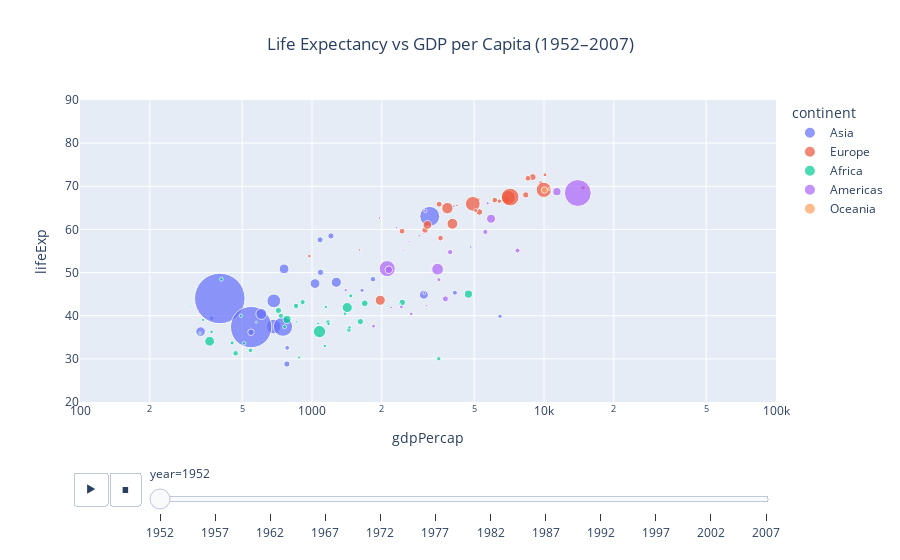

Source (notebook cell):
### Markdown cell above
## 🎞️ 2️⃣ Animated Visualizations with Plotly

You can easily add an animation dimension to show how countries’ development changes over time.

### Code cell
# 🎬 Plotly animated scatter plot
fig = px.scatter(
    df,
    x="gdpPercap",
    y="lifeExp",
    animation_frame="year",
    animation_group="country",
    size="pop",
    color="continent",
    hover_name="country",
    log_x=True,
    size_max=55,
    range_x=[100, 100000],
    range_y=[20, 90],
    title="Life Expectancy vs GDP per Capita (1952–2007)"
)
fig.update_layout(title_x=0.5)
fig.show()

### Figure 1 — Plotly figure (JSON) as saved in the notebook; plotly's stock layout.template omitted (floating-point values rounded to 4 significant figures)
{"data": [{"hovertemplate": "<b>%{hovertext}</b><br><br>continent=Asia<br>year=1952<br>gdpPercap=%{x}<br>lifeExp=%{y}<br>pop=%{marker.size}<extra></extra>", "hovertext": ["Afghanistan", "Bahrain", "Bangladesh", "Cambodia", "China", "Hong Kong, China", "India", "Indonesia", "Iran", "Iraq", "Israel", "Japan", "Jordan", "Korea, Dem. Rep.", "Korea, Rep.", "Kuwait", "Lebanon", "Malaysia", "Mongolia", "Myanmar", "Nepal", "Oman", "Pakistan", "Philippines", "Saudi Arabia", "Singapore", "Sri Lanka", "Syria", "Taiwan", "Thailand", "Vietnam", "West Bank and Gaza", "Yemen, Rep."], "ids": ["Afghanistan", "Bahrain", "Bangladesh", "Cambodia", "China", "Hong Kong, China", "India", "Indonesia", "Iran", "Iraq", "Israel", "Japan", "Jordan", "Korea, Dem. Rep.", "Korea, Rep.", "Kuwait", "Lebanon", "Malaysia", "Mongolia", "Myanmar", "Nepal", "Oman", "Pakistan", "Philippines", "Saudi Arabia", "Singapore", "Sri Lanka", "Syria", "Taiwan", "Thailand", "Vietnam", "West Bank and Gaza", "Yemen, Rep."], "legendgroup": "Asia", "marker": {"color": "#636efa", "size": [8425333, 120447, 46886859, 4693836, 556263527, 2125900, 372000000, 82052000, 17272000, 5441766, 1620914, 86459025, 607914, 8865488, 20947571, 160000, 1439529, 6748378, 800663, 20092996, 9182536, 507833, 41346560, 22438691, 4005677, 1127000, 7982342, 3661549, 8550362, 21289402, 26246839, 1030585, 4963829], "sizemode": "area", "sizeref": 435900.0, "symbol": "circle"}, "mode": "markers", "name": "Asia", "orientation": "v", "showlegend": true, "type": "scatter", "x": [779.4, 9867.0, 684.2, 368.5, 400.4, 3054.0, 546.6, 749.7, 3035.0, 4130.0, 4087.0, 3217.0, 1547.0, 1088.0, 1031.0, 108400.0, 4835.0, 1831.0, 786.6, 331.0, 545.9, 1828.0, 684.6, 1273.0, 6460.0, 2315.0, 1084.0, 1643.0, 1207.0, 757.8, 605.1, 1516.0, 781.7], "xaxis": "x", "y": [28.8, 50.94, 37.48, 39.42, 44.0, 60.96, 37.37, 37.47, 44.87, 45.32, 65.39, 63.03, 43.16, 50.06, 47.45, 55.56, 55.93, 48.46, 42.24, 36.32, 36.16, 37.58, 43.44, 47.75, 39.88, 60.4, 57.59, 45.88, 58.5, 50.85, 40.41, 43.16, 32.55], "yaxis": "y"}, {"hovertemplate": "<b>%{hovertext}</b><br><br>continent=Europe<br>year=1952<br>gdpPercap=%{x}<br>lifeExp=%{y}<br>pop=%{marker.size}<extra></extra>", "hovertext": ["Albania", "Austria", "Belgium", "Bosnia and Herzegovina", "Bulgaria", "Croatia", "Czech Republic", "Denmark", "Finland", "France", "Germany", "Greece", "Hungary", "Iceland", "Ireland", "Italy", "Montenegro", "Netherlands", "Norway", "Poland", "Portugal", "Romania", "Serbia", "Slovak Republic", "Slovenia", "Spain", "Sweden", "Switzerland", "Turkey", "United Kingdom"], "ids": ["Albania", "Austria", "Belgium", "Bosnia and Herzegovina", "Bulgaria", "Croatia", "Czech Republic", "Denmark", "Finland", "France", "Germany", "Greece", "Hungary", "Iceland", "Ireland", "Italy", "Montenegro", "Netherlands", "Norway", "Poland", "Portugal", "Romania", "Serbia", "Slovak Republic", "Slovenia", "Spain", "Sweden", "Switzerland", "Turkey", "United Kingdom"], "legendgroup": "Europe", "marker": {"color": "#EF553B", "size": [1282697, 6927772, 8730405, 2791000, 7274900, 3882229, 9125183, 4334000, 4090500, 42459667, 69145952, 7733250, 9504000, 147962, 2952156, 47666000, 413834, 10381988, 3327728, 25730551, 8526050, 16630000, 6860147, 3558137, 1489518, 28549870, 7124673, 4815000, 22235677, 50430000], "sizemode": "area", "sizeref": 435900.0, "symbol": "circle"}, "mode": "markers", "name": "Europe", "orientation": "v", "showlegend": true, "type": "scatter", "x": [1601.0, 6137.0, 8343.0, 973.5, 2444.0, 3119.0, 6876.0, 9692.0, 6425.0, 7030.0, 7144.0, 3531.0, 5264.0, 7268.0, 5210.0, 4931.0, 2648.0, 8942.0, 10100.0, 4029.0, 3068.0, 3145.0, 3581.0, 5075.0, 4215.0, 3834.0, 8528.0, 14730.0, 1969.0, 9980.0], "xaxis": "x", "y": [55.23, 66.8, 68.0, 53.82, 59.6, 61.21, 66.87, 70.78, 66.55, 67.41, 67.5, 65.86, 64.03, 72.49, 66.91, 65.94, 59.16, 72.13, 72.67, 61.31, 59.82, 61.05, 58.0, 64.36, 65.57, 64.94, 71.86, 69.62, 43.59, 69.18], "yaxis": "y"}, {"hovertemplate": "<b>%{hovertext}</b><br><br>continent=Africa<br>year=1952<br>gdpPercap=%{x}<br>lifeExp=%{y}<br>pop=%{marker.size}<extra></extra>", "hovertext": ["Algeria", "Angola", "Benin", "Botswana", "Burkina Faso", "Burundi", "Cameroon", "Central African Republic", "Chad", "Comoros", "Congo, Dem. Rep.", "Congo, Rep.", "Cote d'Ivoire", "Djibouti", "Egypt", "Equatorial Guinea", "Eritrea", "Ethiopia", "Gabon", "Gambia", "Ghana", "Guinea", "Guinea-Bissau", "Kenya", "Lesotho", "Liberia", "Libya", "Madagascar", "Malawi", "Mali", "Mauritania", "Mauritius", "Morocco", "Mozambique", "Namibia", "Niger", "Nigeria", "Reunion", "Rwanda", "Sao Tome and Principe", "Senegal", "Sierra Leone", "Somalia", "South Africa", "Sudan", "Swaziland", "Tanzania", "Togo", "Tunisia", "Uganda", "Zambia", "Zimbabwe"], "ids": ["Algeria", "Angola", "Benin", "Botswana", "Burkina Faso", "Burundi", "Cameroon", "Central African Republic", "Chad", "Comoros", "Congo, Dem. Rep.", "Congo, Rep.", "Cote d'Ivoire", "Djibouti", "Egypt", "Equatorial Guinea", "Eritrea", "Ethiopia", "Gabon", "Gambia", "Ghana", "Guinea", "Guinea-Bissau", "Kenya", "Lesotho", "Liberia", "Libya", "Madagascar", "Malawi", "Mali", "Mauritania", "Mauritius", "Morocco", "Mozambique", "Namibia", "Niger", "Nigeria", "Reunion", "Rwanda", "Sao Tome and Principe", "Senegal", "Sierra Leone", "Somalia", "South Africa", "Sudan", "Swaziland", "Tanzania", "Togo", "Tunisia", "Uganda", "Zambia", "Zimbabwe"], "legendgroup": "Africa", "marker": {"color": "#00cc96", "size": [9279525, 4232095, 1738315, 442308, 4469979, 2445618, 5009067, 1291695, 2682462, 153936, 14100005, 854885, 2977019, 63149, 22223309, 216964, 1438760, 20860941, 420702, 284320, 5581001, 2664249, 580653, 6464046, 748747, 863308, 1019729, 4762912, 2917802, 3838168, 1022556, 516556, 9939217, 6446316, 485831, 3379468, 33119096, 257700, 2534927, 60011, 2755589, 2143249, 2526994, 14264935, 8504667, 290243, 8322925, 1219113, 3647735, 5824797, 2672000, 3080907], "sizemode": "area", "sizeref": 435900.0, "symbol": "circle"}, "mode": "markers", "name": "Africa", "orientation": "v", "showlegend": true, "type": "scatter", "x": [2449.0, 3521.0, 1063.0, 851.2, 543.3, 339.3, 1173.0, 1071.0, 1179.0, 1103.0, 780.5, 2126.0, 1389.0, 2670.0, 1419.0, 375.6, 328.9, 362.1, 4293.0, 485.2, 911.3, 510.2, 299.9, 853.5, 298.8, 575.6, 2388.0, 1443.0, 369.2, 452.3, 743.1, 1968.0, 1688.0, 468.5, 2424.0, 761.9, 1077.0, 2719.0, 493.3, 879.6, 1450.0, 879.8, 1136.0, 4725.0, 1616.0, 1148.0, 716.7, 859.8, 1468.0, 734.8, 1147.0, 406.9], "xaxis": "x", "y": [43.08, 30.02, 38.22, 47.62, 31.98, 39.03, 38.52, 35.46, 38.09, 40.72, 39.14, 42.11, 40.48, 34.81, 41.89, 34.48, 35.93, 34.08, 37.0, 30.0, 43.15, 33.61, 32.5, 42.27, 42.14, 38.48, 42.72, 36.68, 36.26, 33.69, 40.54, 50.99, 42.87, 31.29, 41.73, 37.44, 36.32, 52.72, 40.0, 46.47, 37.28, 30.33, 32.98, 45.01, 38.63, 41.41, 41.22, 38.6, 44.6, 39.98, 42.04, 48.45], "yaxis": "y"}, {"hovertemplate": "<b>%{hovertext}</b><br><br>continent=Americas<br>year=1952<br>gdpPercap=%{x}<br>lifeExp=%{y}<br>pop=%{marker.size}<extra></extra>", "hovertext": ["Argentina", "Bolivia", "Brazil", "Canada", "Chile", "Colombia", "Costa Rica", "Cuba", "Dominican Republic", "Ecuador", "El Salvador", "Guatemala", "Haiti", "Honduras", "Jamaica", "Mexico", "Nicaragua", "Panama", "Paraguay", "Peru", "Puerto Rico", "Trinidad and Tobago", "United States", "Uruguay", "Venezuela"], "ids": ["Argentina", "Bolivia", "Brazil", "Canada", "Chile", "Colombia", "Costa Rica", "Cuba", "Dominican Republic", "Ecuador", "El Salvador", "Guatemala", "Haiti", "Honduras", "Jamaica", "Mexico", "Nicaragua", "Panama", "Paraguay", "Peru", "Puerto Rico", "Trinidad and Tobago", "United States", "Uruguay", "Venezuela"], "legendgroup": "Americas", "marker": {"color": "#ab63fa", "size": [17876956, 2883315, 56602560, 14785584, 6377619, 12350771, 926317, 6007797, 2491346, 3548753, 2042865, 3146381, 3201488, 1517453, 1426095, 30144317, 1165790, 940080, 1555876, 8025700, 2227000, 662850, 157553000, 2252965, 5439568], "sizemode": "area", "sizeref": 435900.0, "symbol": "circle"}, "mode": "markers", "name": "Americas", "orientation": "v", "showlegend": true, "type": "scatter", "x": [5911.0, 2677.0, 2109.0, 11370.0, 3940.0, 2144.0, 2627.0, 5587.0, 1398.0, 3522.0, 3048.0, 2428.0, 1840.0, 2195.0, 2899.0, 3478.0, 3112.0, 2480.0, 1952.0, 3759.0, 3082.0, 3023.0, 13990.0, 5717.0, 7690.0], "xaxis": "x", "y": [62.48, 40.41, 50.92, 68.75, 54.74, 50.64, 57.21, 59.42, 45.93, 48.36, 45.26, 42.02, 37.58, 41.91, 58.53, 50.79, 42.31, 55.19, 62.65, 43.9, 64.28, 59.1, 68.44, 66.07, 55.09], "yaxis": "y"}, {"hovertemplate": "<b>%{hovertext}</b><br><br>continent=Oceania<br>year=1952<br>gdpPercap=%{x}<br>lifeExp=%{y}<br>pop=%{marker.size}<extra></extra>", "hovertext": ["Australia", "New Zealand"], "ids": ["Australia", "New Zealand"], "legendgroup": "Oceania", "marker": {"color": "#FFA15A", "size": [8691212, 1994794], "sizemode": "area", "sizeref": 435900.0, "symbol": "circle"}, "mode": "markers", "name": "Oceania", "orientation": "v", "showlegend": true, "type": "scatter", "x": [10040.0, 10560.0], "xaxis": "x", "y": [69.12, 69.39], "yaxis": "y"}], "layout": {"legend": {"itemsizing": "constant", "title": {"text": "continent"}, "tracegroupgap": 0}, "sliders": [{"active": 0, "currentvalue": {"prefix": "year="}, "len": 0.9, "pad": {"b": 10, "t": 60}, "steps": [{"args": [["1952"], {"frame": {"duration": 0, "redraw": false}, "fromcurrent": true, "mode": "immediate", "transition": {"duration": 0, "easing": "linear"}}], "label": "1952", "method": "animate"}, {"args": [["1957"], {"frame": {"duration": 0, "redraw": false}, "fromcurrent": true, "mode": "immediate", "transition": {"duration": 0, "easing": "linear"}}], "label": "1957", "method": "animate"}, {"args": [["1962"], {"frame": {"duration": 0, "redraw": false}, "fromcurrent": true, "mode": "immediate", "transition": {"duration": 0, "easing": "linear"}}], "label": "1962", "method": "animate"}, {"args": [["1967"], {"frame": {"duration": 0, "redraw": false}, "fromcurrent": true, "mode": "immediate", "transition": {"duration": 0, "easing": "linear"}}], "label": "1967", "method": "animate"}, {"args": [["1972"], {"frame": {"duration": 0, "redraw": false}, "fromcurrent": true, "mode": "immediate", "transition": {"duration": 0, "easing": "linear"}}], "label": "1972", "method": "animate"}, {"args": [["1977"], {"frame": {"duration": 0, "redraw": false}, "fromcurrent": true, "mode": "immediate", "transition": {"duration": 0, "easing": "linear"}}], "label": "1977", "method": "animate"}, {"args": [["1982"], {"frame": {"duration": 0, "redraw": false}, "fromcurrent": true, "mode": "immediate", "transition": {"duration": 0, "easing": "linear"}}], "label": "1982", "method": "animate"}, {"args": [["1987"], {"frame": {"duration": 0, "redraw": false}, "fromcurrent": true, "mode": "immediate", "transition": {"duration": 0, "easing": "linear"}}], "label": "1987", "method": "animate"}, {"args": [["1992"], {"frame": {"duration": 0, "redraw": false}, "fromcurrent": true, "mode": "immediate", "transition": {"duration": 0, "easing": "linear"}}], "label": "1992", "method": "animate"}, {"args": [["1997"], {"frame": {"duration": 0, "redraw": false}, "fromcurrent": true, "mode": "immediate", "transition": {"duration": 0, "easing": "linear"}}], "label": "1997", "method": "animate"}, {"args": [["2002"], {"frame": {"duration": 0, "redraw": false}, "fromcurrent": true, "mode": "immediate", "transition": {"duration": 0, "easing": "linear"}}], "label": "2002", "method": "animate"}, {"args": [["2007"], {"frame": {"duration": 0, "redraw": false}, "fromcurrent": true, "mode": "immediate", "transition": {"duration": 0, "easing": "linear"}}], "label": "2007", "method": "animate"}], "x": 0.1, "xanchor": "left", "y": 0, "yanchor": "top"}], "title": {"text": "Life Expectancy vs GDP per Capita (1952–2007)", "x": 0.5}, "updatemenus": [{"buttons": [{"args": [null, {"frame": {"duration": 500, "redraw": false}, "fromcurrent": true, "mode": "immediate", "transition": {"duration": 500, "easing": "linear"}}], "label": "&#9654;", "method": "animate"}, {"args": [[null], {"frame": {"duration": 0, "redraw": false}, "fromcurrent": true, "mode": "immediate", "transition": {"duration": 0, "easing": "linear"}}], "label": "&#9724;", "method": "animate"}], "direction": "left", "pad": {"r": 10, "t": 70}, "showactive": false, "type": "buttons", "x": 0.1, "xanchor": "right", "y": 0, "yanchor": "top"}], "xaxis": {"anchor": "y", "domain": [0, 1], "range": [2, 5], "title": {"text": "gdpPercap"}, "type": "log"}, "yaxis": {"anchor": "x", "domain": [0, 1], "range": [20, 90], "title": {"text": "lifeExp"}}}}
